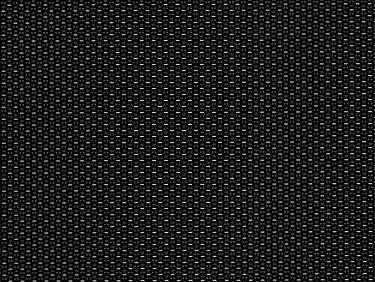
#> input picture cody/4x4/red/red_image_128_4x4.png, 375 x 282 px, given in place of 8_8_8_X_70000000.bmp, which was not available
$ jupyter execute --allow-errors 'RGB Filter.ipynb'   (shell and % lines are left out)   (text cells are left out)
#> lines starting #> are read from the running program, lines starting #| are printed output that depends on the picture; after the words box and inside, x2 and y2 are one past the last pixel; in counts of white or black regions, pixels touching at a corner belong together; long printed decimals are rounded; pictures that were not available may be replaced by others from this repository, and a replacement may not be noted
#> in preprocess_image, image is the input picture: shape (282, 375); min 5, max 241, mean 28.7
[cell 1]
import cv2
import numpy as np
import os
import matplotlib.pyplot as plt
import csv

# [18 lines left out: function print_pixel_over_ROI, not called in this run]

def extract_middle_roi(image, target_width):
    """
    Extract the middle region of an image with a specified target width.

    Args:
        image (numpy.ndarray): Input image.
        target_width (int): Desired width of the extracted region.

    Returns:
        numpy.ndarray: Extracted middle region of the image.
    """
#> called with target_width = 1500
    height, width = image.shape[:2]
#> height = 282; width = 375
    aspect_ratio = width / height
#> aspect_ratio = 1.33
    target_height = int(target_width / aspect_ratio)
#> target_height = 1128
    x = int((width - target_width) / 2)
#> x = -562
    y = int((height - target_height) / 2)
#> y = -423
    x2 = x + target_width
#> x2 = 938
    y2 = y + target_height
#> y2 = 705
#> the loop in preprocess_image, `for x in range(5, 10):` made 3 passes
#> (mean_intensity, sd_intensity, two_sd, three_sd) on passes 1 to 3: (nan, nan, nan, nan), (5, 0, 5, 5), (5.73, 0.444, 6.62, 7.06)
#| two_sd: nan
#| three_sd: nan
#| two_sd: 5.0
#| three_sd: 5.0
#| two_sd: 6.618
#| three_sd: 7.062
#> pass 2, in preprocess_image, `mask = np.where(image < x, 1, 0)`:
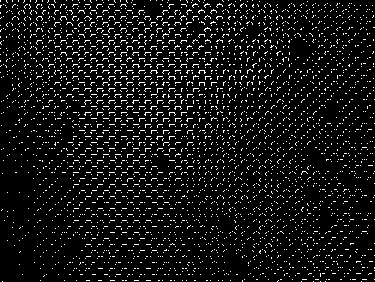
#> mask: shape (282, 375) int64; values 0 (black) and 1 (white), 7.9% white in thin lines or dots
#> pass 3, in preprocess_image, `mask = np.where(image < x, 1, 0)`:
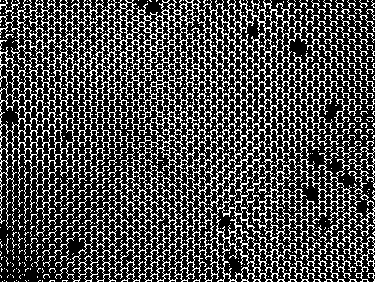
#> mask: shape (282, 375) int64; values 0 (black) and 1 (white), 29.1% white in thin lines or dots
#> call 2 of preprocess_image, with threshold_val = 0
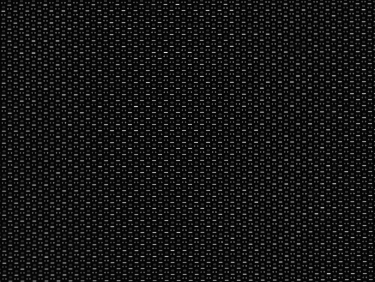
#> input picture cody/4x4/red/red_image_16_4x4.png, 375 x 282 px, given in place of 255_255_255_Y_25000.bmp, which was not available
#> in preprocess_image, image is the input picture: shape (282, 375); min 4, max 233, mean 22.3
#> the loop in preprocess_image (call 2), `for x in range(5, 10):` made 2 passes
#> (mean_intensity, sd_intensity, two_sd, three_sd) on passes 1 to 2: (4, 0, 4, 4), (4.71, 0.456, 5.62, 6.07)
#| two_sd: 4.0
#| three_sd: 4.0
#| two_sd: 5.617
#| three_sd: 6.073
#> pass 1, in preprocess_image (call 2), `mask = np.where(image < x, 1, 0)`:
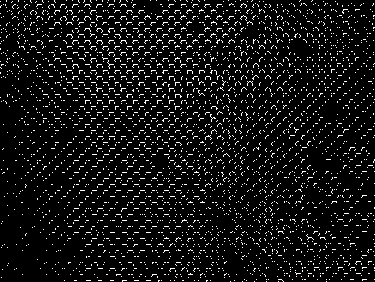
#> mask: shape (282, 375) int64; values 0 (black) and 1 (white), 7.6% white in thin lines or dots
#> pass 2, in preprocess_image (call 2), `mask = np.where(image < x, 1, 0)`:
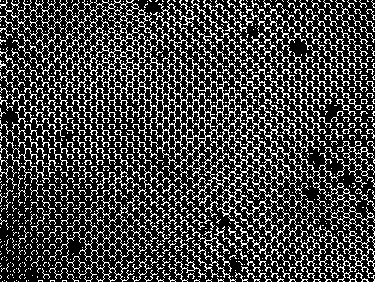
#> mask: shape (282, 375) int64; values 0 (black) and 1 (white), 25.8% white in thin lines or dots
    middle_roi = image[y:y2, x:x2]
    return middle_roi

def filter_contours(image_path, output_path, ratio, ratio2=None):
    """
    Apply contour filtering based on aspect ratio and save the resulting image.

    Args:
        image_path (str): Path to the input grayscale image.
        output_path (str): Path to save the resulting filtered image.
        ratio (list): List with lower and upper bounds of aspect ratio.
        ratio2 (list, optional): Second set of aspect ratio bounds for filtering.

    Returns:
        numpy.ndarray: Filtered image with contours.
    """
#> called with output_path = 'new_red_image.jpg'
    # Load the grayscale image
    image = cv2.imread(image_path, cv2.IMREAD_GRAYSCALE)

    contours, _ = cv2.findContours(image, cv2.RETR_EXTERNAL, cv2.CHAIN_APPROX_SIMPLE)
#> contours = 1657 contours, 1395 with area under 20; largest, box (x1, y1, x2, y2) and area: (0, 78, 139, 282) 15554, (193, 0, 375, 177) 14134, (337, 170, 375, 197) 280, (221, 245, 254, 282) 266, (1, 30, 37, 70) 238

    # Create a copy of the original image
    image_with_rectangles = np.copy(image)

    #ratio is a list with first element as lower bound and second element as upper bound
    aspect_ratios = []
    filtered_contours = []
    for contour in contours:
        x, y, w, h = cv2.boundingRect(contour)
        cv2.rectangle(image_with_rectangles, (x, y), (x + w, y + h), (255), 1)  # Adjust color and thickness as needed

        aspect_ratio = float(w) / h
        if not ratio2:
            if aspect_ratio >= ratio[0] and aspect_ratio <= ratio[1]:
                filtered_contours.append(contour)
        else:
            if (aspect_ratio >= ratio[0] and aspect_ratio <= ratio[1]) or (aspect_ratio >= ratio2[0] and aspect_ratio <= ratio2[1]):
                filtered_contours.append(contour)
#> this loop made 1657 passes
#> (x, y, w, h, aspect_ratio) on passes 29 to 31: (194, 277, 12, 5, 2.4), (182, 277, 11, 5, 2.2), (170, 277, 11, 5, 2.2)
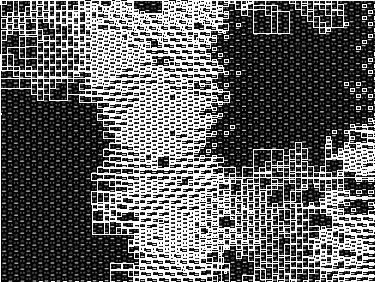
#> image_with_rectangles: shape (282, 375); min 0, max 255, mean 97.7
#> after the loop, filtered_contours = 817 contours, 762 with area under 20; largest, box (x1, y1, x2, y2) and area: (133, 0, 162, 14) 184, (337, 198, 375, 215) 178, (110, 269, 133, 282) 80, (116, 211, 139, 222) 64, (151, 55, 174, 66) 54

    #Check the images with bounding rectangles
    cv2.imwrite("bounding_rect.jpg", image_with_rectangles)

    # Create a mask of the filtered contours
    mask = np.zeros_like(image)
    cv2.drawContours(mask, filtered_contours, -1, (255), thickness=cv2.FILLED)
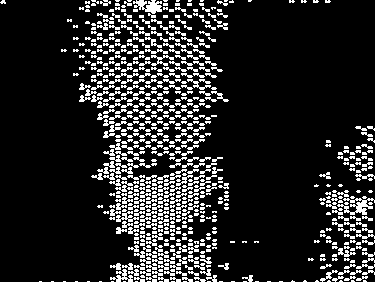
#> mask: shape (282, 375); 15.3% white in thin lines or dots

    # Save the filtered image to the specified output path
    cv2.imwrite(output_path, mask)
    return mask

def preprocess_image(image_path, threshold_val=0):
    """
    Preprocess an image by cropping and thresholding.

    Args:
        image_path (str): Path to the input grayscale image.
        threshold_val (int, optional): Threshold value for image thresholding.

    Returns:
        tuple: Tuple containing threshold value and path to the preprocessed image.
    """
    # Load the grayscale image
    image = cv2.imread(image_path, cv2.IMREAD_GRAYSCALE)

    # Crop image
    image = extract_middle_roi(image, 1500)

    if threshold_val == 0:
        threshold_val = 5
        # Find threshold with sd
        for x in range(5, 10):
            mask = np.where(image < x, 1, 0)
            masked_intensities = image[mask == 1]
            mean_intensity = np.mean(masked_intensities)
            sd_intensity = np.std(masked_intensities)
            two_sd = (mean_intensity + (2 * sd_intensity))
            three_sd = (mean_intensity + (3 * sd_intensity))
            print("current threshold: {}".format(x))
            print("two_sd: {}".format(two_sd))
            print("three_sd: {}".format(three_sd))

            if x >= two_sd and x <= three_sd:
                threshold_val = x
                break

    # Filter out pixels with intensities below the threshold_val
    _, image_filtered = cv2.threshold(image, threshold_val, 255, cv2.THRESH_TOZERO)

    print("Threshold value:", threshold_val)

    # Save and download to local disk
    # Extract the filename from the original image path
    filename = image_path.split("/")[-1]

    # Create the new path by concatenating the desired directory and the filename
    new_path = os.path.dirname(image_path) + "/thresholded/"

    # Create the folder if it doesn't exist
    if not os.path.exists(new_path):
        os.makedirs(new_path)

    new_path += filename

    cv2.imwrite(new_path, image_filtered)

    print("Saved thresholded image to: {}".format(new_path))

    return threshold_val, new_path

# [24 lines left out: function get_max_intensity_location, not called in this run]

[cell 2]
from PIL import Image
import math

# [188 lines left out: functions plot_intensity_vs_x, plot_intensity_vs_y, get_contour_average_intensity, get_contour_average_white_pixels, find_contour_closest_to_pixel, not called in this run]

# [7 lines of commented-out code are left out]

[cell 3]
import cv2
import numpy as np

def get_pixel_locations(image_path, threshold):
    # Read the original grayscale image
#> called with image_path = 'new_red_image.jpg', threshold = 5
    image = cv2.imread(image_path, cv2.IMREAD_GRAYSCALE)
#> image: shape (282, 375); min 0, max 255, mean 39

    # Create a binary mask where pixels above the threshold are white (255) and others are black (0)
    binary_mask = np.where(image > threshold, 255, 0).astype(np.uint8)
#> binary_mask: shape (282, 375); 15.3% white in thin lines or dots

    # Find the pixel locations where the pixel intensities are above the threshold
    locations = np.column_stack(np.where(binary_mask > 0))
#> locations = 16187 pairs, first value 0 to 281, second value 0 to 374

    return locations

# [31 lines left out: functions make_other_pixels_white, make_other_pixels_black, not called in this run]

def get_RGB_pixel_locations(red_image, green_image, blue_image, threshold):

    # Get the pixel locations with intensities above the threshold
    red_pixel_locations = get_pixel_locations(red_image, threshold)
#> red_pixel_locations has the same summary as locations in get_pixel_locations
    green_pixel_locations = get_pixel_locations(green_image, threshold)
    blue_pixel_locations = get_pixel_locations(blue_image, threshold)

    # Save the pixel locations as text files
    np.savetxt("red_pixel_locations.txt", red_pixel_locations, fmt="%d")
    np.savetxt("green_pixel_locations.txt", green_pixel_locations, fmt="%d")
    np.savetxt("blue_pixel_locations.txt", blue_pixel_locations, fmt="%d")

    print("Attained red, blue and green pixel locations")

    return red_pixel_locations, green_pixel_locations, blue_pixel_locations

[cell 4]
#check whether two grayscale images are identical

# [25 lines left out: functions display_nonzero_numbers, are_images_identical, not called in this run]

# Sample use case

# image1 = cv2.imread("/mnt/c/Users/alada/JC_Electronics/JC-SDKIntegration/mask_test_0731/Blue32/thresholded/blue/32_128_32_clear_5600000.bmp", cv2.IMREAD_GRAYSCALE)
# image2 = cv2.imread("/mnt/c/Users/alada/JC_Electronics/JC-SDKIntegration/mask_test_0731/Blue32/thresholded/blue/128_32_32_clear_5600000.bmp", cv2.IMREAD_GRAYSCALE)

# are_images_identical(image1, image2)

[cell 5]
"""
Attain locations of RGB pixels

"""
# Use middle ROI, and threshold for 255s
red_image = "/mnt/c/Users/alada/JC_Electronics/JC-SDKIntegration/leakage_dataRed8/8_8_8_X_70000000.bmp"
green_image = "/mnt/c/Users/alada/JC_Electronics/JC-SDKIntegration/GL 255/255_255_255_Y_25000.bmp"
blue_image = "/mnt/c/Users/alada/JC_Electronics/JC-SDKIntegration/GL 255/255_255_255_Z_40000.bmp"
threshold_value = 0

# Preprocess the red image
_, new_red_path = preprocess_image(red_image, threshold_val=threshold_value)

# Preprocess the green image
_, new_green_path = preprocess_image(green_image, threshold_val=threshold_value)

# Preprocess the blue image
_, new_blue_path = preprocess_image(blue_image, threshold_val=threshold_value)

# Iterate over the contours and filter out ovals with a width-to-length ratio:
red_ratio = [1.5, 5]
green_ratio = [1.3,10]
blue_ratio = [1, 1.5]

filter_contours(new_red_path, "new_red_image.jpg", red_ratio)
# filter_contours(new_blue_path, "new_blue_image.jpg", blue_ratio)
# filter_contours(new_green_path, "new_green_image.jpg", green_ratio)

# After filtering, attain locations of RGB pixels
red_image = "new_red_image.jpg"
green_image = "new_green_image.jpg"
blue_image = "new_blue_image.jpg"
threshold_value = 5

#> (the rest of this cell did not finish here and is left out)

[cell 6]
"""
Using RGB pixel locations, implement RGB filters

"""
# Read the pixel locations from the text files
#> (the rest of this cell did not finish here and is left out)

[cell 7]
"""
Generate 3D plot and csv file using processed images above

"""

data = []

# Read in images from corresponding directory
directory = "/mnt/c/Users/alada/JC_Electronics/JC-SDKIntegration/Blue32/thresholded/blue/"

image_files = [os.path.join(directory, file) for file in os.listdir(directory) if file.endswith((".jpg", ".jpeg", ".bmp"))]

for image_file_path in image_files:
    #get the basename of the image file
    filename = os.path.basename(image_file_path)

    # Split the filename using underscores
    elements = filename.split('_')

    # Extract the first three elements as RGB values
    red, green, blue = int(elements[0]), int(elements[1]), int(elements[2])

    # Attain the contour average intensity
    contour_average_intensity = get_contour_average_intensity(image_file_path, 5)

    # If one wishes to fix on a specific color, just don't include that color in the list
    data.append([red, green, contour_average_intensity])

# Extract x, y, and z from data
x = [point[0] for point in data]
y = [point[1] for point in data]
z = [point[2] for point in data]

# Create a 3D figure
fig = plt.figure()
ax = fig.add_subplot(111, projection='3d')

# Plot the 3D scatter plot
ax.scatter(x, y, z)

# Add labels and title
ax.set_xlabel('red')
ax.set_ylabel('green')
ax.set_zlabel('contour average intensity')
ax.set_title('Red vs Green vs Contour Average Intensity')

# Save the plot as an image
plt.savefig(directory+'3d_scatter_plot.png')
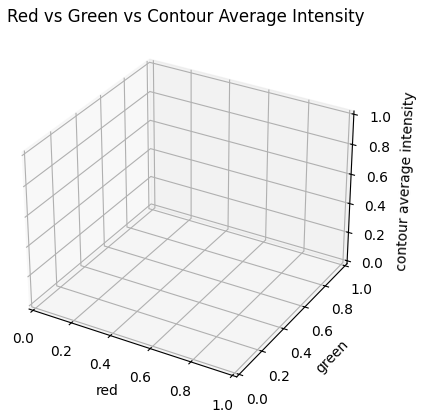
#> figure drawn by matplotlib, 1 panel

# Close the plot to release resources
plt.close()

print("Plot saved as 3d_scatter_plot.png")

# Save data to a CSV file
with open(directory+'Blue32.csv', mode='w', newline='') as file:
    writer = csv.writer(file)
    writer.writerow(['Red', 'Green', 'Contour Average Intensity'])  # Write header
    for i in range(len(data)):
        writer.writerow(data[i])

[cell 8]
"""
Generates a 2D scatter plot of the intensities of a white dot in the middle of the image. Plots are saved for analysis.

"""

# directory should include all images one wishes to process
directory = directory + "thresholded/"

x = 0
y = 0
#> (the rest of this cell did not finish here and is left out)

[cell 9]
"""
Experiment to threshold an image with different values. Csv file is saved for analysis.

"""

# Read image in grayscale
image_path = "/mnt/c/Users/alada/JC_Code/JC-SDKIntegration/Red32/32_32_32_clear_4000.bmp"
image = cv2.imread(image_path, cv2.IMREAD_GRAYSCALE)
#> (the rest of this cell did not finish here and is left out)
